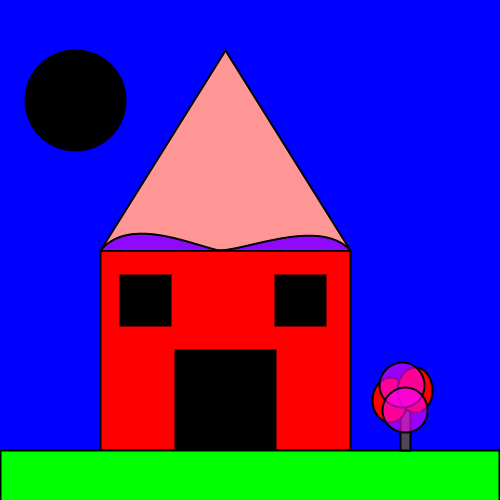
Frame 1 (no input)
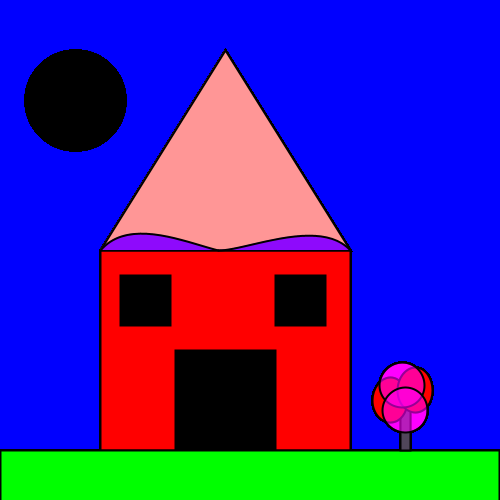
Frame 60 (the mouse pressed at the canvas centre just before this capture)
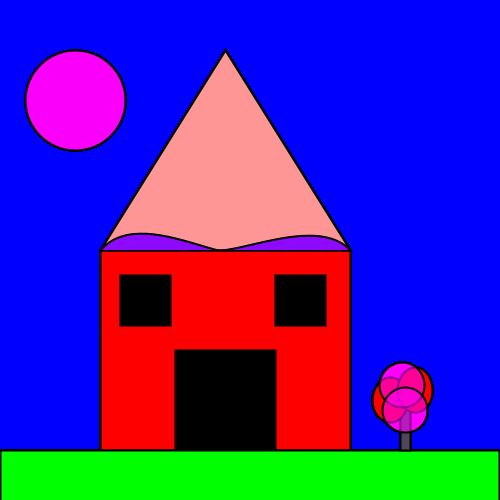
Frame 120 (the mouse held since frame 60 and released just before this capture)

The Processing sketch that drew these frames (run headless with seeded random() and noise(); from frame 60 on, the mouse is pressed at the canvas centre):

// Processing sketch: processing_11805
// ── processing_11805.pde


//Assignment #1
//Name:Katie Shumaker
//E-mail:kshumaker@brynmawr.edu
//Date:9/7/10
void setup () {
  size (500,500);
  background (0,0,255);
  
}

void draw () {
 
 //Outline of objects 
 fill (0);
  strokeWeight (2);
  
//Sun
  fill (mouseX,0,mouseY);
  smooth ();
  ellipse (75,100,100,100);
  
  //Red house
  fill (255,0,0);
  rect (100,250,250,200);
  
  //Window
  fill (0);
  rect (120,275,50,50);
  
  //Window
  fill (0);
  rect (275,275,50,50);
  
  //Door
   fill (0);
   rect (175,350,100,100);
  
   //Roof
   beginShape ();
   fill (255,150,150);
   smooth ();
   vertex (100,250);
   vertex (225,50);
   vertex (350,250);
   vertex (100,250);
   endShape ();
  
   //Purple designs
    fill (142,10,252);
   curve (50,450,100,250,218,250,300,300);
   curve (180,250,218,250,350,250,400,450);
   
   //Grass
   fill (0,255,0);
   rect (0,450,499,65);
   
   //Flower steam
   fill (80,70,90);
   rect (400,400,10,50);
   
   //Flower Petal
   fill (255,0,0,255);
   ellipse (390,400,35,45);
   
   //Flower Petal
   fill (255,0,0,255);
   ellipse (415,390,35,45);
   
   //Flower Petal
   fill (255,0,255,150);
   ellipse (402,385,45,45);
   
   //Flower Petal
   fill (255,0,255,150);
   ellipse (405,410,45,45);
   
}
